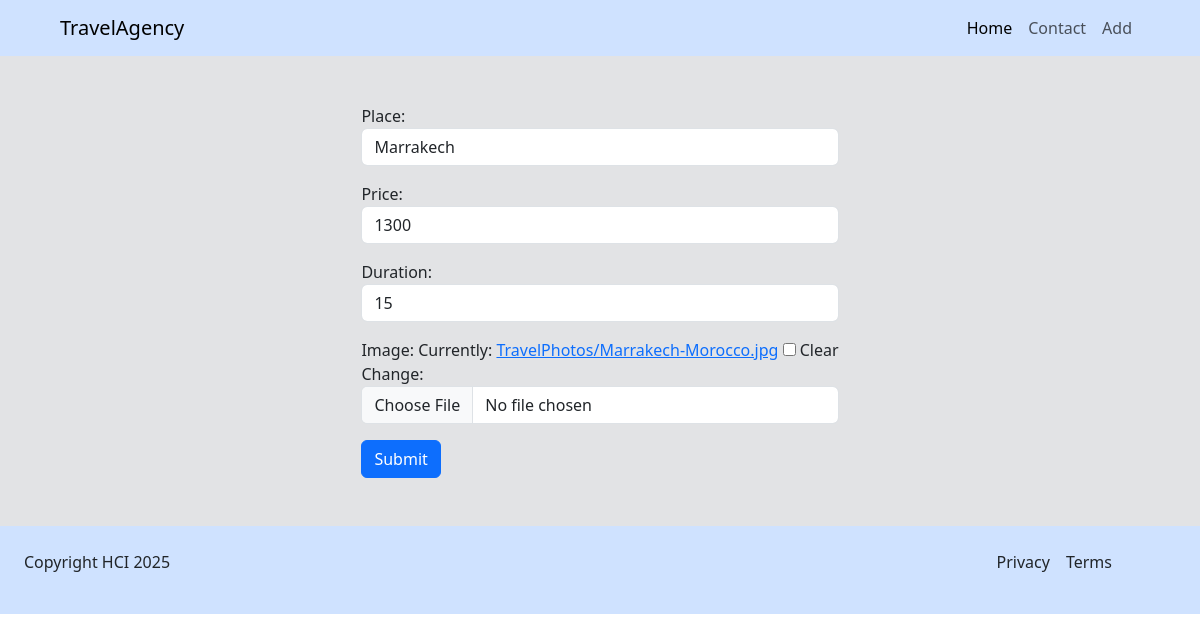
The app's page /edit-travel/3/ with its own data.
### Travel_Application/models.py (models this page shows, shortened)
class Travel(models.Model):
    place = models.CharField(max_length=100, null=True, blank=True)
    price = models.IntegerField(null=True, blank=True)
    duration = models.IntegerField(null=True, blank=True)
    image = models.ImageField(upload_to='TravelPhotos/',null=True, blank=True)
    touristGuide = models.ForeignKey('TouristGuide', on_delete=models.CASCADE, null=True, blank=True, related_name='guides')

### Travel_Application/views.py (the view)
# urls.py: path('edit-travel/<int:travel_id>/', edit_travel, name='edit-travel'),
def edit_travel(request, travel_id):
    travel = get_object_or_404(Travel, pk=travel_id)
    if request.method == 'POST':
        form = TravelForm(request.POST, request.FILES, instance=travel)
        if form.is_valid():
            form.save()
        return redirect('index')
    form = TravelForm(instance=travel)
    return render(request, "edit_travel.html", context={'form': form, 'travel_id': travel_id})

### Travel_Application/forms.py
class TravelForm(forms.models.ModelForm):
    def __init__(self, *args, **kwargs):
        super(TravelForm, self).__init__(*args, **kwargs)
        for field_name, field in self.fields.items():
            field.widget.attrs['class'] = 'form-control'
    class Meta:
        model = Travel
        exclude = ['touristGuide']

### Travel_Application/templates/edit_travel.html (shortened to what this page needs)
{% extends 'base.html' %}
{% load static %}
{% block content %}
<div class="py-5 d-flex justify-content-center bg-secondary-subtle">
    <form method="post" action="{% url 'edit-travel' travel_id %}" enctype="multipart/form-data">
        {{ form.as_p }}
        <button class="btn btn-primary" type="submit">Submit</button>
    </form>
</div>
{% endblock %}

### Travel_Application/templates/base.html (style rules this page uses)
body, html { overflow-x: hidden; }

### records on screen
Travel: place "Marrakech", price "1300", duration "15"
